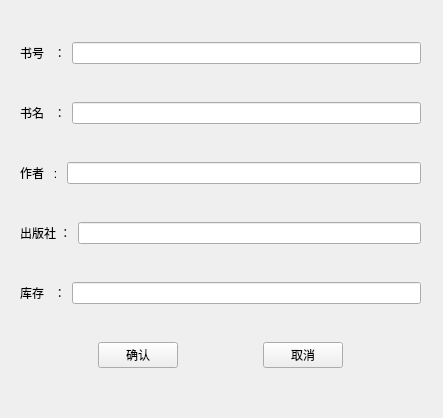
<?xml version="1.0" encoding="UTF-8"?>
<ui version="4.0">
 <class>BookInfoForm</class>
 <widget class="QWidget" name="BookInfoForm">
  <property name="geometry">
   <rect>
    <x>0</x>
    <y>0</y>
    <width>443</width>
    <height>418</height>
   </rect>
  </property>
  <property name="windowTitle">
   <string>Form</string>
  </property>
  <widget class="QWidget" name="">
   <property name="geometry">
    <rect>
     <x>20</x>
     <y>10</y>
     <width>401</width>
     <height>391</height>
    </rect>
   </property>
   <layout class="QVBoxLayout" name="verticalLayout">
    <item>
     <layout class="QHBoxLayout" name="horizontalLayout">
      <item>
       <widget class="QLabel" name="label">
        <property name="text">
         <string>书号   ：</string>
        </property>
       </widget>
      </item>
      <item>
       <widget class="QLineEdit" name="BookIdEdit"/>
      </item>
     </layout>
    </item>
    <item>
     <layout class="QHBoxLayout" name="horizontalLayout_2">
      <item>
       <widget class="QLabel" name="label_2">
        <property name="text">
         <string>书名   ：</string>
        </property>
       </widget>
      </item>
      <item>
       <widget class="QLineEdit" name="BookNameEdit"/>
      </item>
     </layout>
    </item>
    <item>
     <layout class="QHBoxLayout" name="horizontalLayout_3">
      <item>
       <widget class="QLabel" name="label_3">
        <property name="text">
         <string>作者   : </string>
        </property>
       </widget>
      </item>
      <item>
       <widget class="QLineEdit" name="AuthorEdit"/>
      </item>
     </layout>
    </item>
    <item>
     <layout class="QHBoxLayout" name="horizontalLayout_4">
      <item>
       <widget class="QLabel" name="label_4">
        <property name="text">
         <string>出版社 ：</string>
        </property>
       </widget>
      </item>
      <item>
       <widget class="QLineEdit" name="PressEdit"/>
      </item>
     </layout>
    </item>
    <item>
     <layout class="QHBoxLayout" name="horizontalLayout_5">
      <item>
       <widget class="QLabel" name="label_5">
        <property name="text">
         <string>库存   ：</string>
        </property>
       </widget>
      </item>
      <item>
       <widget class="QLineEdit" name="PriceEdit"/>
      </item>
     </layout>
    </item>
    <item>
     <layout class="QHBoxLayout" name="horizontalLayout_6">
      <item>
       <spacer name="horizontalSpacer">
        <property name="orientation">
         <enum>Qt::Horizontal</enum>
        </property>
        <property name="sizeHint" stdset="0">
         <size>
          <width>40</width>
          <height>20</height>
         </size>
        </property>
       </spacer>
      </item>
      <item>
       <widget class="QPushButton" name="SaveBtn">
        <property name="text">
         <string>确认</string>
        </property>
       </widget>
      </item>
      <item>
       <spacer name="horizontalSpacer_3">
        <property name="orientation">
         <enum>Qt::Horizontal</enum>
        </property>
        <property name="sizeHint" stdset="0">
         <size>
          <width>40</width>
          <height>20</height>
         </size>
        </property>
       </spacer>
      </item>
      <item>
       <widget class="QPushButton" name="CancelBtn">
        <property name="text">
         <string>取消</string>
        </property>
       </widget>
      </item>
      <item>
       <spacer name="horizontalSpacer_2">
        <property name="orientation">
         <enum>Qt::Horizontal</enum>
        </property>
        <property name="sizeHint" stdset="0">
         <size>
          <width>40</width>
          <height>20</height>
         </size>
        </property>
       </spacer>
      </item>
     </layout>
    </item>
   </layout>
  </widget>
 </widget>
 <resources/>
 <connections/>
</ui>
